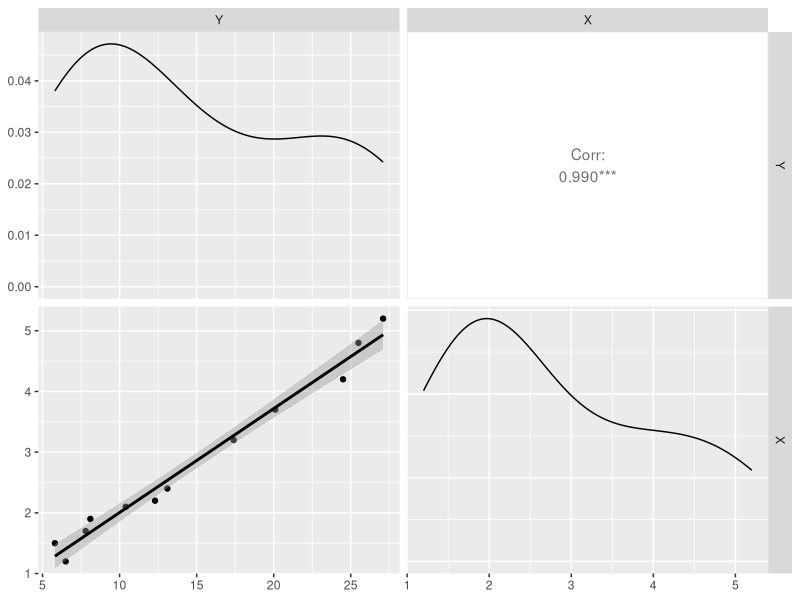
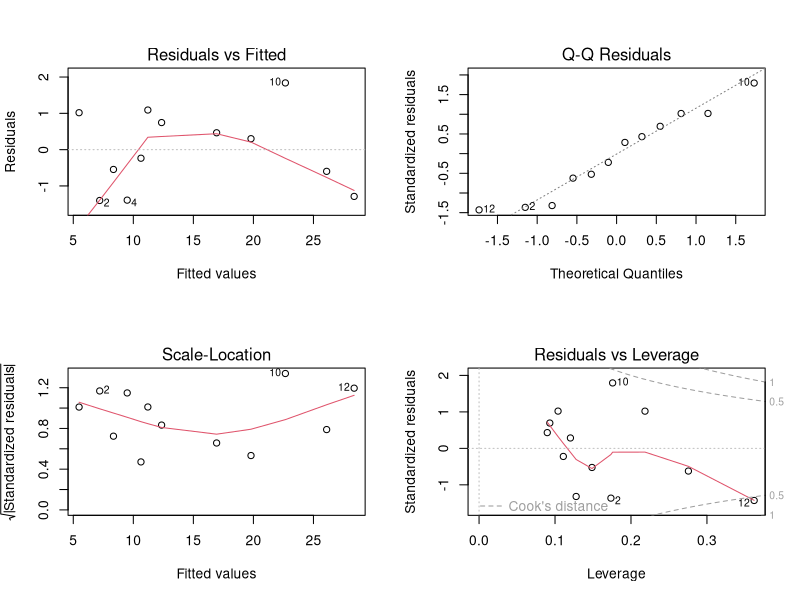

The R script that drew these images, in order:
#LIMPAR MEMORIA
rm(list=ls(all=TRUE))
#-------------------------------------------------------------------------------
#                               PACOTES
#-------------------------------------------------------------------------------
library(readxl)
library(ggplot2)
library(ggpubr)
library(car)
library(fBasics)
library(GGally)
library(dplyr)

#-------------------------------------------------------------------------------
#                        CARREGANDO DADOS
#-------------------------------------------------------------------------------

DADOS_R <- read_excel("DADOS.xlsx")

#-------------------------------------------------------------------------------
#                   CORRELACAO de PEARSON r²
#-------------------------------------------------------------------------------

ggpairs(DADOS_R, lower = list(continuous = "smooth")) #Gráfico
cor.test(DADOS_R$Y, DADOS_R$X )


#                                NOTA
#                     CORRELACAO SIGNIFICATIVA

#-------------------------------------------------------------------------------
#                         MODELO DE REGRESSAO
#-------------------------------------------------------------------------------

modelo1<-lm(DADOS_R$Y ~ DADOS_R$X ) # Y= B0+ B1*X
summary(modelo1)
anova(modelo1)
par(mfrow=c(2,2))
plot(modelo1) # Diagnóstico completo dos modelos
coef(modelo1)      # Coeficientes do modelo (intercepto e beta)
predict(modelo1)   # Valores previstos pelo modelo
residuals(modelo1) # Resíduos do modelo

#-------------------------------------------------------------------------------
#                      TESTE DE MULTICOLINEARIDADE
#-------------------------------------------------------------------------------
#                                NOTA
#
# A MULTICOLINEARIDADE EXISTE QUANDO OBSERVAMOS UMA FORTE CORRELACAO ENTRE DOIS
# OU MAIS PREVISORES EM UM MODELO DE REGRESSAO. PARA UMA EQUACAO
# MULTICOLINEARIDADE É UM PROBLEMA! POIS DIFICULTADA A AVALIACAO DOS PREVISORES
# INDIVIDUALMENTE EM NOSSO EXEMPLO TEMOS SOMENTE UM PREVISOR, PORTANTO O TESTE,
# NAO SE APLICA

#-------------------------------------------------------------------------------

#-------------------------------------------------------------------------------
# PARA O ESTUDO O MODELO Y= B0+ B1*X , TEVE UM R²AJ = 0.979 E UM ERRO PADRAO
# RESIDUAL = 1.12
#-------------------------------------------------------------------------------
# O NUMERO DE AMOSTRAS É SUFICIENTE PARA GENERALIZAR O MODELO?
#
# EXISTE UMA REGRRA BASTANTE DIFUNDIDA 10 AMOSTRAS POR PREVISOR, NESSE CASO TEMOS
# 1 PREVISOR 10*1 = 10 AMOSTRAS,  EXISTE EM LITERATURAS GREEN(1991), RECOMENDA
# 104 AMOSTRAS + NUMERO DE PREVISORES.
# NAO EXISTE UMA RECEITA PARA ESSE CASO, DEPENDERA COMO OS SEUS PREVISORE PREVEEM
# A SAIDA
